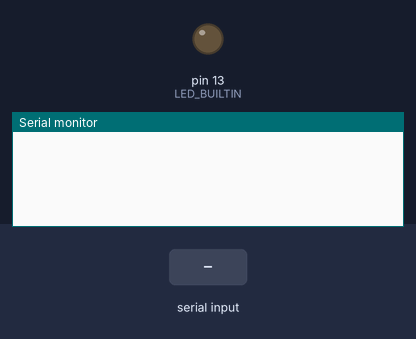
Recording of a program running on a simulated Arduino Uno, built with avr-gcc and run on an emulated ATmega328P. On the bench: output pins drawn as LEDs (lit = HIGH), the last lines printed to the serial monitor. The test bench sets the inputs (shaded band).

Above: at 1.2 s.
1.3 s: "." received over Serial
At 2.51 s:
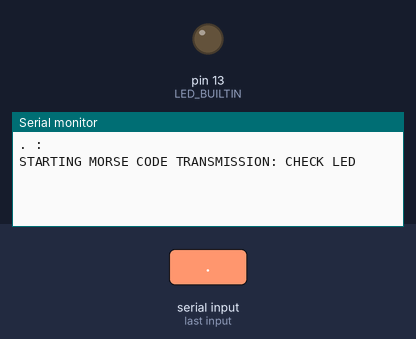
At 3.0 s:
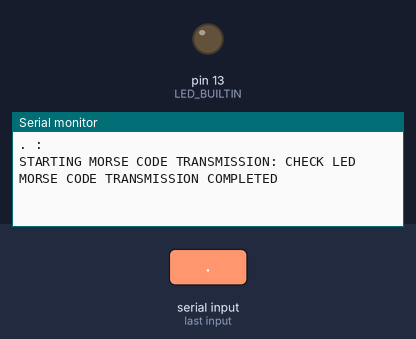

Measured:
- after the input at 1.3 s, the serial monitor: prints a new line after 1.0 s (image 1)

The program:

main.cpp
```cpp
#include <Arduino.h>

void setup() {
// write your initialization code here
    Serial.begin(9600);
    pinMode(LED_BUILTIN, OUTPUT);
}

void loop() {
// write your code here
    //convert serial input text into morse code by using the morse code table and built in led
    String morseCode = "";
    String morseTable[] = {
        ".-", "-...", "-.-.", "-..", ".", "..-.", "--.", "....", "..", ".---", "-.-", ".-..", "--", "-.", "---", ".--.",
        "--.-", ".-.", "...", "-", "..-", "...-", ".--", "-..-", "-.--", "--.."
    };
    if (Serial.available() > 0) {
        String input = Serial.readString();
        input.trim();
        //convert input to capital
        input.toUpperCase();

        if(input.length()<1){
            return;
        }
        for (int i = 0; i < input.length(); i++) {
            if (input[i] == ' ') {
                morseCode += " ";
            } else {
                morseCode += morseTable[input[i] - 'A'];
                morseCode += " ";
            }
        }
        String output = input + " : " + morseCode;
        Serial.println(output);
        Serial.println("STARTING MORSE CODE TRANSMISSION: CHECK LED");
        for (int i = 0; i < morseCode.length(); i++) {
            if (morseCode[i] == '.') {
                digitalWrite(LED_BUILTIN, HIGH);
                delay(100);
                digitalWrite(LED_BUILTIN, LOW);
                delay(100);
            } else if (morseCode[i] == '-') {
                digitalWrite(LED_BUILTIN, HIGH);
                delay(300);
                digitalWrite(LED_BUILTIN, LOW);
                delay(100);
            } else if (morseCode[i] == ' ') {
                delay(300);
            }
        }
        Serial.println("MORSE CODE TRANSMISSION COMPLETED");
        delay(1000);
    }

}
```
